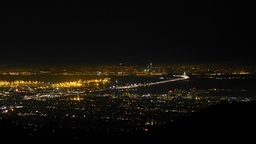
#> input picture project0/grizzlypeak.jpg, 256 x 144 px, shrunk from 1984 x 1116 before the run
$ python project0_1_c.py
#> lines starting #> are read from the running program, lines starting #| are printed output that depends on the picture
#!/usr/bin/env python3
# -*- coding: utf-8 -*-
"""
Created on Mon Aug 29 12:16:33 2022
CSC 514 - Project 0 - Q1_c
@author: sherwyn_b
"""

import skimage
from skimage import io
import time


img1 = io.imread('grizzlypeak.jpg', as_gray=False)
#> img1 is the input picture: shape (144, 256, 3); mean R, G, B 19.7, 16.8, 11
img1 = skimage.img_as_ubyte(img1, force_copy=True)
img2 = img1.copy()


start_original = time.time()
(m1,n1,k1) = img1.shape
#> m1 = 144; n1 = 256; k1 = 3
for i in range(10):
    for i in range(m1):
        for j in range(n1):
            for k in range(k1):
                if img1[i,j,k] <= 10:
                    img1[i,j,k] = 0

end_original = time.time()
print('Original code runtime: {}'.format(end_original-start_original))

start_modified = time.time()

for i in range(10):
    temp = img1 <= 10
    img2[temp] = 0
#> this loop made 10 passes
#> pass 1, `temp = img1 <= 10`:
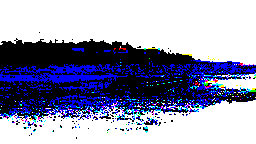
#> temp: shape (144, 256, 3) bool; mean R, G, B 0.577, 0.587, 0.699

end_modified = time.time()
print('Modified code runtime: {}'.format(end_modified-start_modified))
print('{} speedup factor achieved'.format(
    (end_original-start_original)/
    (end_modified-start_modified)
    ))


io.imsave('old_code_colored.jpg', img1)
io.imsave('modified_code_colored.jpg', img2)
